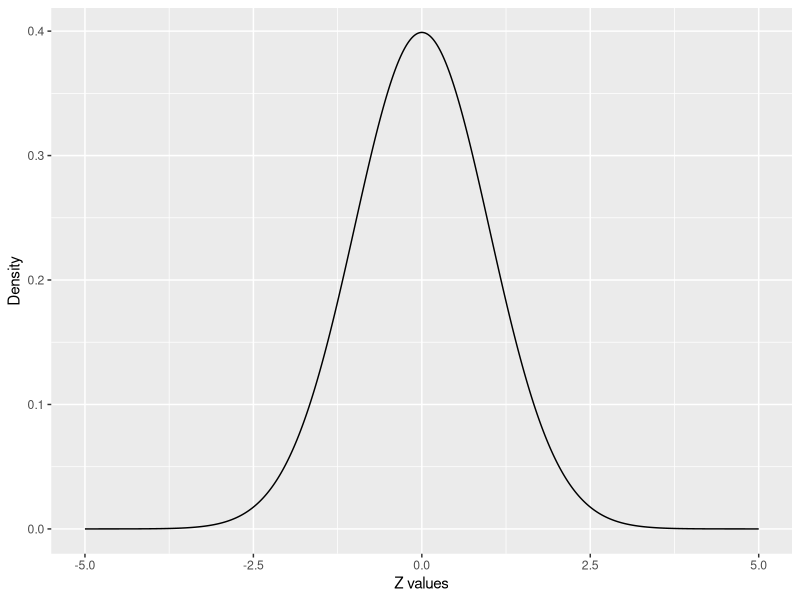

Write the R code that produced this figure.
## ---- chunk 1
# Generate 10 draws for a N(0,1)
rnorm(n=10)

# Generate 25 draws for a N(10,3)
rnorm(n=25,10,3)
## ---- chunk 2
v <- rnorm(10)
v
## ---- chunk 3
d <- data.frame(a=rnorm(10),b=rnorm(10,5,1),c=runif(10,5,15))
str(d)
## ---- chunk 4
qnorm(0.95,0,1)
## ---- chunk 5
pnorm(3,0,1)
## ---- chunk 6
pnorm(2,0,1) - pnorm(-2,0,1)
## ---- chunk 7
pnorm(1,0,1) - pnorm(-1,0,1)
pnorm(2,0,1) - pnorm(-2,0,1)
pnorm(3,0,1) - pnorm(-3,0,1)
## ---- chunk 8
library(ggplot2)
## ---- chunk 9
seqNorm <- seq(-5,5,.001)
randDensity <- dnorm(seqNorm)
ggplot(data.frame(x=seqNorm, y=randDensity)) + 
  aes(x=x, y=y) + geom_line() + labs(x="Z values", y="Density")
